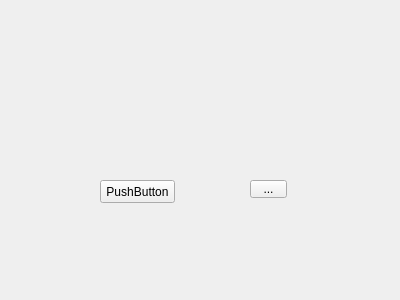
<?xml version="1.0" encoding="UTF-8"?>
<ui version="4.0">
 <class>Form</class>
 <widget class="QWidget" name="Form">
  <property name="geometry">
   <rect>
    <x>0</x>
    <y>0</y>
    <width>400</width>
    <height>300</height>
   </rect>
  </property>
  <property name="windowTitle">
   <string>Form</string>
  </property>
  <widget class="QPushButton" name="pushButton">
   <property name="geometry">
    <rect>
     <x>100</x>
     <y>180</y>
     <width>75</width>
     <height>23</height>
    </rect>
   </property>
   <property name="text">
    <string>PushButton</string>
   </property>
  </widget>
  <widget class="QToolButton" name="toolButton">
   <property name="geometry">
    <rect>
     <x>250</x>
     <y>180</y>
     <width>37</width>
     <height>18</height>
    </rect>
   </property>
   <property name="text">
    <string>...</string>
   </property>
  </widget>
 </widget>
 <resources/>
 <connections/>
</ui>
